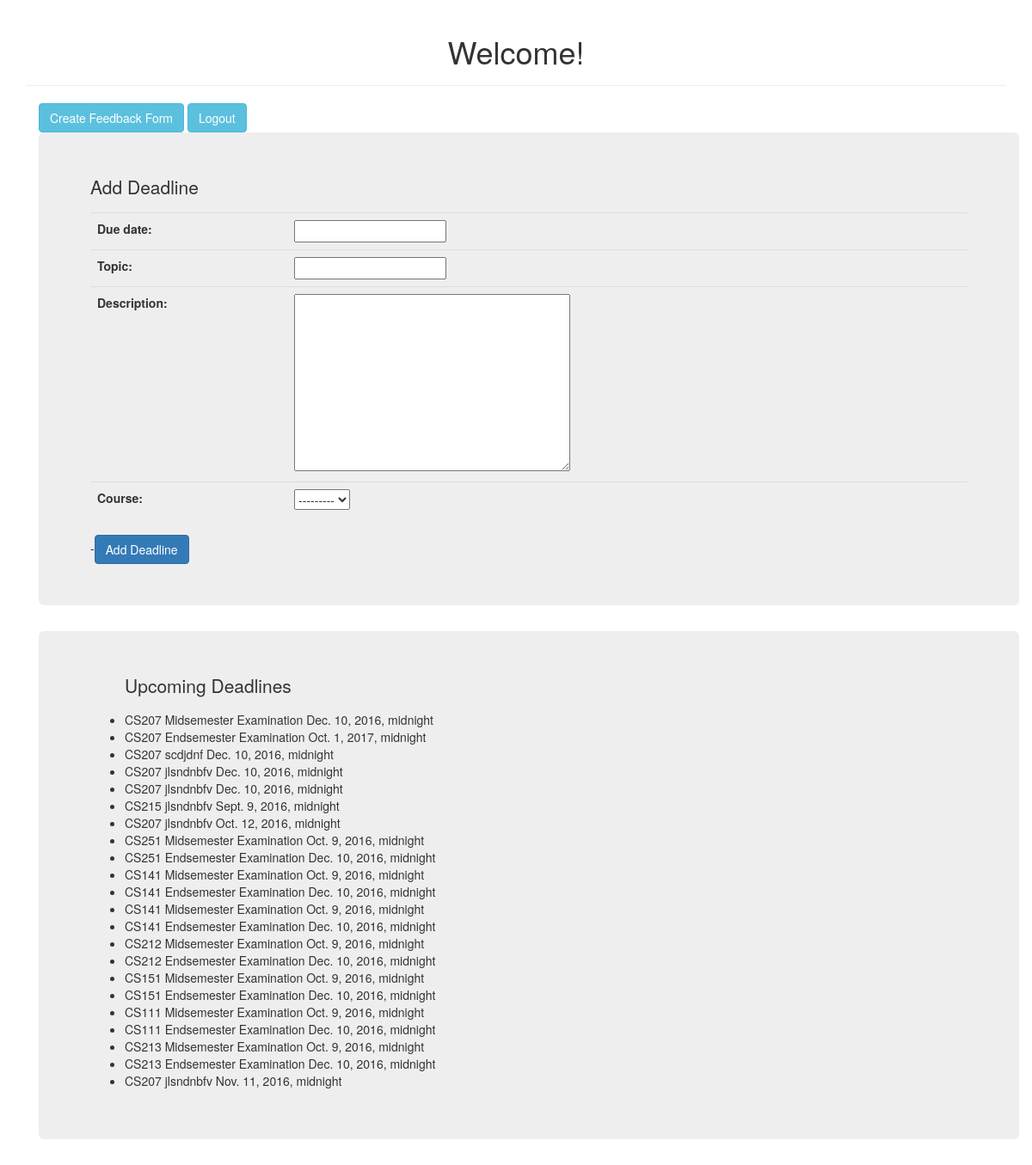
The app's page / (signed in) with its own data.
### backend/models.py (models this page shows)
class Course(models.Model):
	code = models.CharField(max_length=5)
	name = models.CharField(max_length=30)
	semester = models.CharField(max_length=30)
	instructor = models.ForeignKey(User, on_delete=models.CASCADE)
	midsem_date = models.DateTimeField()
	endsem_date = models.DateTimeField()
	def __str__(self):
		return self.code

class Deadline(models.Model):
	due_date = models.DateTimeField()
	topic = models.CharField(max_length=30)
	description = models.TextField(default="")
	course = models.ForeignKey(Course, on_delete=models.CASCADE)

### backend/views.py (the view)
# urls.py: 2. Add a URL to urlpatterns:  url(r'^$', views.home, name='home')
@login_required(login_url="login/")
def home(request):
	if request.method == 'POST':
		form = DeadlineForm(request.POST, request.FILES)
		if form.is_valid():
			deadline = form.save(commit=False)
			deadline.save()
			return HttpResponseRedirect('/')
	else:
		form = DeadlineForm()
	deadlines = Deadline.objects.all()
	courses = Course.objects.all()
	c = {'form':form, 'deadlines':deadlines, 'courses':courses}
	return render(request, 'home.html', c)

### backend/forms.py
class DeadlineForm(forms.ModelForm):
	class Meta:
		model = Deadline
		fields = ['due_date', 'topic', 'description', 'course']

### templates/home.html (shortened to what this page needs)
<!DOCTYPE html>
<html>
<head>
	<link rel="stylesheet" href="https://maxcdn.bootstrapcdn.com/bootstrap/3.3.7/css/bootstrap.min.css">
</head>
<body>
	<div class="container">
			<div class='page-header'>
				<h1 align="center">Welcome!</h1>
			</div>
			<div class="container" >
				<a href="/createfeedbackform" class="btn btn-info" role="button" align="left">Create Feedback Form</a>
				<a href="/logout" class="btn btn-info" role="button" align="right">Logout</a>
			</div>
			<div class="container">
				<div class="jumbotron">
					<p>Add Deadline</p>
					<form method="POST" action=".">{% csrf_token %}
						<table class="table table-hover">
							{{ form.as_table }}
						</table>
						-<button class="btn btn-primary" type="submit" value="Add Deadline">Add Deadline</button>
					</form>
				</div>
			</div>
			<div class="container">
				<div class="jumbotron">
					{% if deadlines %}
						<ul>
						<p>Upcoming Deadlines</p>
						{% for deadline in deadlines %}
							<li> {{deadline.course.code}} {{deadline.topic}} {{deadline.due_date}} </li>
						{% endfor %}
						</ul>
					{% endif %}
				</div>
			</div>
	</div>
</body>
</html>

### records on screen
Deadline: course.code "CS207", topic "Midsemester Examination", due_date "Dec. 10, 2016, midnight"
Deadline: course.code "CS207", topic "Endsemester Examination", due_date "Oct. 1, 2017, midnight"
Deadline: course.code "CS207", topic "scdjdnf", due_date "Dec. 10, 2016, midnight"
Deadline: course.code "CS207", topic "jlsndnbfv", due_date "Dec. 10, 2016, midnight"
Deadline: course.code "CS207", topic "jlsndnbfv", due_date "Dec. 10, 2016, midnight"
Deadline: course.code "CS215", topic "jlsndnbfv", due_date "Sept. 9, 2016, midnight"
Deadline: course.code "CS207", topic "jlsndnbfv", due_date "Oct. 12, 2016, midnight"
Deadline: course.code "CS251", topic "Midsemester Examination", due_date "Oct. 9, 2016, midnight"
Deadline: course.code "CS251", topic "Endsemester Examination", due_date "Dec. 10, 2016, midnight"
Deadline: course.code "CS141", topic "Midsemester Examination", due_date "Oct. 9, 2016, midnight"
Deadline: course.code "CS141", topic "Endsemester Examination", due_date "Dec. 10, 2016, midnight"
Deadline: course.code "CS141", topic "Midsemester Examination", due_date "Oct. 9, 2016, midnight"
Deadline: course.code "CS141", topic "Endsemester Examination", due_date "Dec. 10, 2016, midnight"
Deadline: course.code "CS212", topic "Midsemester Examination", due_date "Oct. 9, 2016, midnight"
Deadline: course.code "CS212", topic "Endsemester Examination", due_date "Dec. 10, 2016, midnight"
Deadline: course.code "CS151", topic "Midsemester Examination", due_date "Oct. 9, 2016, midnight"
Deadline: course.code "CS151", topic "Endsemester Examination", due_date "Dec. 10, 2016, midnight"
Deadline: course.code "CS111", topic "Midsemester Examination", due_date "Oct. 9, 2016, midnight"
Deadline: course.code "CS111", topic "Endsemester Examination", due_date "Dec. 10, 2016, midnight"
Deadline: course.code "CS213", topic "Midsemester Examination", due_date "Oct. 9, 2016, midnight"
Deadline: course.code "CS213", topic "Endsemester Examination", due_date "Dec. 10, 2016, midnight"
Deadline: course.code "CS207", topic "jlsndnbfv", due_date "Nov. 11, 2016, midnight"
